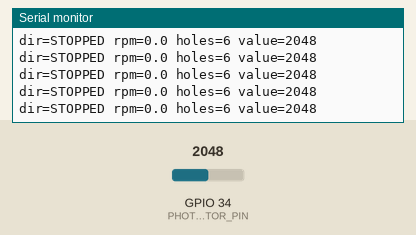
Bench run of a sketch on a simulated ESP32. On the bench: the last lines printed to the serial monitor. The test bench sets the inputs (shaded band); at power-on: GPIO 34 (PHOTORESISTOR_PIN) = 2048 (analog values on the 0–4095 scale).

Above: at 1.2 s.
1.3 s: GPIO 34 (PHOTORESISTOR_PIN) set to 2866
At 1.56 s:
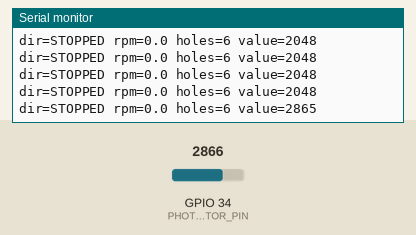
2.8 s: GPIO 34 (PHOTORESISTOR_PIN) set to 2047
At 2.96 s:
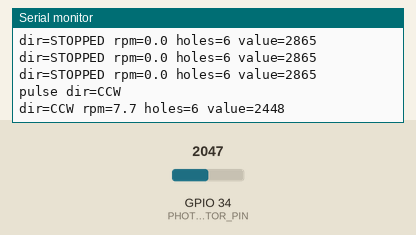
Timing chart, 0 to 5.8 s (numbered marks = the images above; inputs shaded):
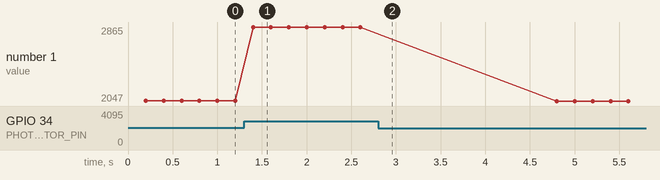

Measured:
- after the input at 1.3 s, the serial monitor: prints a new line after 0.10 s (image 1)
- after the input at 2.8 s, the serial monitor: prints a new line at once (image 2)
- plotted number 1: 2048 → 2865 after the input at 1.3 s, 2865 → 2047 after the input at 2.8 s

The sketch:

IIS-04-print3d-interaction.ino
```cpp
const int PHOTORESISTOR_PIN = 34;
const int HOLES_PER_REV = 6;
const unsigned long STOP_TIMEOUT_MS = 2000;  // no pulse for this long = stopped
const float MIN_SIGNAL_RANGE = 150;          // ADC counts; below this, no usable signal

const float SMOOTHING = 0.3;              // smooth ADC noise (1.0 = no smoothing)
const float ENVELOPE_DECAY = 0.001;       // ~1 s time constant at 1 ms per sample
const float HYSTERESIS_FRACTION = 0.1;    // of the min..max range, around the middle
const unsigned long REPORT_INTERVAL_MS = 200;

// Sensor signal
float filtered = 0;
float envelopeMin = 4095;
float envelopeMax = 0;

// Current hole being tracked
bool inHole = false;
float peak = 0;
unsigned long holeStartMs = 0;
unsigned long peakMs = 0;

// Rotation results
unsigned long lastHoleMs = 0;
unsigned long periodMs = 0;
const char *direction = "STOPPED";

unsigned long lastReportMs = 0;

void setup() {
  Serial.begin(115200);
  analogReadResolution(12);  // 0-4095
  analogSetPinAttenuation(PHOTORESISTOR_PIN, ADC_11db);  // full 0-3.3V range
  filtered = analogRead(PHOTORESISTOR_PIN);
}

void readSensor() {
  filtered += (analogRead(PHOTORESISTOR_PIN) - filtered) * SMOOTHING;

  // Track min/max, slowly decaying toward the current value (~1 s time constant).
  envelopeMax = max(filtered, envelopeMax - (envelopeMax - filtered) * ENVELOPE_DECAY);
  envelopeMin = min(filtered, envelopeMin + (filtered - envelopeMin) * ENVELOPE_DECAY);
}

void startHole(unsigned long now) {
  inHole = true;
  periodMs = now - holeStartMs;
  holeStartMs = now;
  peak = filtered;
  peakMs = now;
}

// A teardrop's tail passes first when turning clockwise, so the brightest
// point comes late in the pulse. Counter-clockwise, it comes early.
void endHole(unsigned long now) {
  inHole = false;
  lastHoleMs = now;
  unsigned long timeBeforePeak = peakMs - holeStartMs;
  unsigned long timeAfterPeak = now - peakMs;
  direction = (timeBeforePeak > timeAfterPeak) ? "CW" : "CCW";
  Serial.printf("pulse dir=%s\n", direction);
}

void detectHoles(unsigned long now) {
  float range = envelopeMax - envelopeMin;
  if (range <= MIN_SIGNAL_RANGE) {
    return;
  }
  float middle = envelopeMin + range / 2;
  float hysteresis = range * HYSTERESIS_FRACTION;

  if (!inHole) {
    if (filtered > middle + hysteresis) {
      startHole(now);
    }
    return;
  }

  if (filtered > peak) {
    peak = filtered;
    peakMs = now;
  }
  if (filtered < middle - hysteresis) {
    endHole(now);
  }
}

void report(unsigned long now) {
  bool stopped = lastHoleMs == 0 || now - lastHoleMs > STOP_TIMEOUT_MS;
  float rpm = (stopped || periodMs == 0) ? 0 : 60000.0 / (periodMs * HOLES_PER_REV);
  Serial.printf("dir=%s rpm=%.1f holes=%d value=%d\n",
                stopped ? "STOPPED" : direction, rpm, HOLES_PER_REV, (int)filtered);
}

void loop() {
  unsigned long now = millis();
  readSensor();
  detectHoles(now);

  if (now - lastReportMs >= REPORT_INTERVAL_MS) {
    lastReportMs = now;
    report(now);
  }

  delay(1);
}
```
